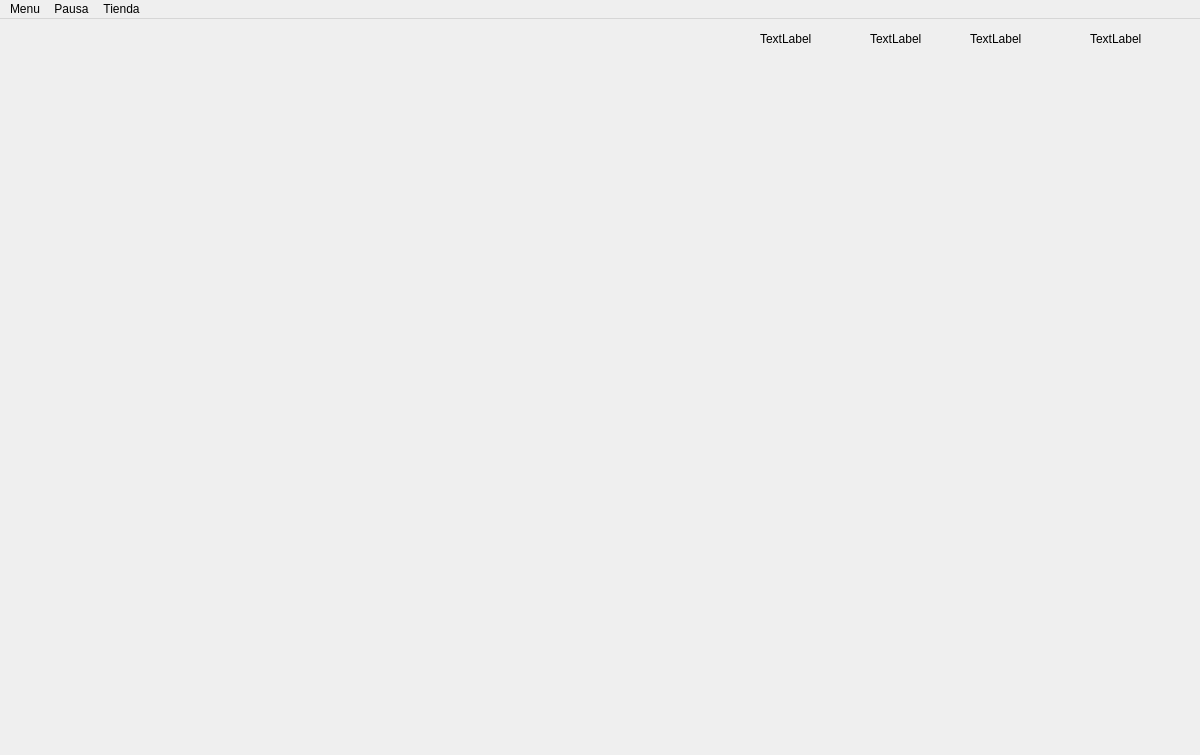
<?xml version="1.0" encoding="UTF-8"?>
<ui version="4.0">
 <class>MainWindow</class>
 <widget class="QMainWindow" name="MainWindow">
  <property name="geometry">
   <rect>
    <x>0</x>
    <y>0</y>
    <width>1200</width>
    <height>755</height>
   </rect>
  </property>
  <property name="minimumSize">
   <size>
    <width>1200</width>
    <height>700</height>
   </size>
  </property>
  <property name="cursor">
   <cursorShape>CrossCursor</cursorShape>
  </property>
  <property name="mouseTracking">
   <bool>true</bool>
  </property>
  <property name="windowTitle">
   <string>MainWindow</string>
  </property>
  <property name="styleSheet">
   <string notr="true">background-image: url(uis/Sprites/background.jpg);</string>
  </property>
  <widget class="QWidget" name="centralwidget">
   <widget class="QLabel" name="att">
    <property name="geometry">
     <rect>
      <x>1090</x>
      <y>10</y>
      <width>91</width>
      <height>20</height>
     </rect>
    </property>
    <property name="text">
     <string>TextLabel</string>
    </property>
   </widget>
   <widget class="QLabel" name="deff">
    <property name="geometry">
     <rect>
      <x>970</x>
      <y>10</y>
      <width>91</width>
      <height>20</height>
     </rect>
    </property>
    <property name="text">
     <string>TextLabel</string>
    </property>
   </widget>
   <widget class="QLabel" name="magic">
    <property name="geometry">
     <rect>
      <x>870</x>
      <y>10</y>
      <width>101</width>
      <height>20</height>
     </rect>
    </property>
    <property name="text">
     <string>TextLabel</string>
    </property>
   </widget>
   <widget class="QLabel" name="speed">
    <property name="geometry">
     <rect>
      <x>760</x>
      <y>10</y>
      <width>91</width>
      <height>20</height>
     </rect>
    </property>
    <property name="text">
     <string>TextLabel</string>
    </property>
   </widget>
  </widget>
  <widget class="QMenuBar" name="menubar">
   <property name="enabled">
    <bool>true</bool>
   </property>
   <property name="geometry">
    <rect>
     <x>0</x>
     <y>0</y>
     <width>1200</width>
     <height>22</height>
    </rect>
   </property>
   <property name="defaultUp">
    <bool>true</bool>
   </property>
   <widget class="QMenu" name="menu">
    <property name="title">
     <string>Menu</string>
    </property>
   </widget>
   <widget class="QMenu" name="pausa">
    <property name="enabled">
     <bool>true</bool>
    </property>
    <property name="title">
     <string>Pausa</string>
    </property>
   </widget>
   <widget class="QMenu" name="tienda">
    <property name="enabled">
     <bool>true</bool>
    </property>
    <property name="title">
     <string>Tienda</string>
    </property>
   </widget>
   <addaction name="menu"/>
   <addaction name="pausa"/>
   <addaction name="tienda"/>
  </widget>
 </widget>
 <resources>
  <include location="Sprites/background.qrc"/>
 </resources>
 <connections/>
</ui>
